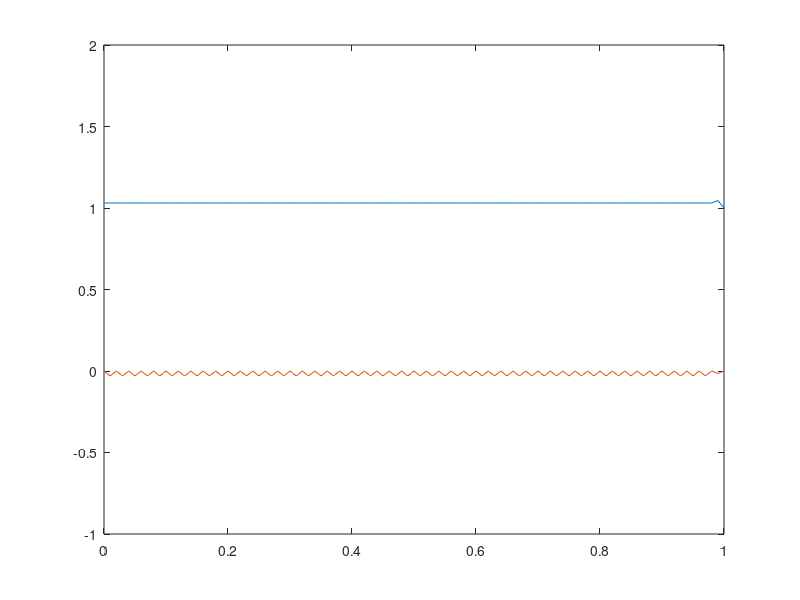

This chart was generated by the following MATLAB code:
%%%%%%%%%%%%%%%%%%%%%%%%%%%%%%%%%%%%%%%%%%%%%%%%%%%%%%%%%%%%%%%%%%%%%%%%%%
% Description: This script implements the Lax Friedrich method to 
% numerically solve the scalar advection equation u_t + au_x = 0. 
% It stores all the parameters that define the desired 
% method.  Stable provided mu=abs(ak/h)<=1 
% Lax Friedrichs scheme
% u_new(j) = (u_old(j-1)+u_old(j+1))/2 - (mu/2)*(u_old(j+1)-u_old(j-1))

% parameters:
%   t0:intitial time
%   tf:final time
%   L:number of spatial grid points 
%   N: number of time grid points
%   f: function that gives inital data
%%%%%%%%%%%%%%%%%%%%%%%%%%%%%%%%%%%%%%%%%%%%%%%%%%%%%%%%%%%%%%%%%%%%%%%%%

%initialize parameters
t0=0;
tf=1;
L=100;
N=100;


%define space mesh
dx = 1/L;
x = 0:dx:1;
x = x';

%set inital funcitons  
InitialPressure = sin(pi * x)';
InitialVelocity = cos(pi * x)';

% define time mesh
dt = (tf-t0)/N;
t = t0:dt:tf;

%wave speed
A=[0 1; 1 0];

%CFL number
mu = A*dt/dx;

%preallocate u, set initial u value to f
U =struct('pressure', zeros(N+1,L+1), 'velocity',zeros(N+1,L+1));
U(:).pressure(1,:)=InitialPressure;
U(:).velocity(1,:)=InitialVelocity;


%loop through time
for n=1:N
    %loop through space
    for j=2:L
%u(n + 1,j)= (u(n,j - 1) + u(n,j + 1))/2 -(mu/2)*(u(n,j + 1) - u(n,j - 1))
      
      prev=(cell2mat({U.pressure(n,j-1),U.velocity(n,j-1)}))';
      %disp(first)  
      next=(cell2mat({U.pressure(n,j+1),U.velocity(n,j+1)}))';
      %disp(second)
      term1=(prev+next)/2;
      term2=-(mu/2)*(next-prev);
      new=term1+term2;

      U.pressure(n + 1 , j)=new(1);
      U.velocity(n+1,j)=new(2);
    end
    
    %Set values at boundaries using periodic BC's
    j=1; 
    
    % u(0) == u(N)
    prev=cell2mat({U.pressure(n,j+1),U.velocity(n,j+1)})';
    next=cell2mat({U.pressure(n,L),U.velocity(n,L)})';
    new= (prev + next)/ 2 - (mu/ 2) * (next - prev);
    U.pressure(n + 1 , j)=new(1);
    U.velocity(n+1,j) = new(2); 
       
    j = L;
    
    % u(N+2) == u(2)
    prev=cell2mat({U.pressure(n,2),U.velocity(n,2)})';
    next=cell2mat({U.pressure(n,j-1),U.velocity(n,j-1)})';
    new= (prev + next)./ 2 - (mu/ 2) * (next - prev);
    U.pressure(n + 1 , j)=new(1);
    U.velocity(n+1,j) = new(2); 
 
    %outflow boundary 
    U.pressure(n+1 , j + 1) = 2 * U.pressure(n , L) - U.pressure(n , L - 1);
    U.velocity(n+1 , j + 1) = 2 * U.velocity(n , L) - U.velocity(n , L - 1);
end

clf
%figure(glf)
% hold on
for i=1:L
   
    plot(x,U.pressure(i,:),x,U.velocity(i,:))
	axis([0 1 -1 2])
    pause(.05)
    drawnow
end
hold off